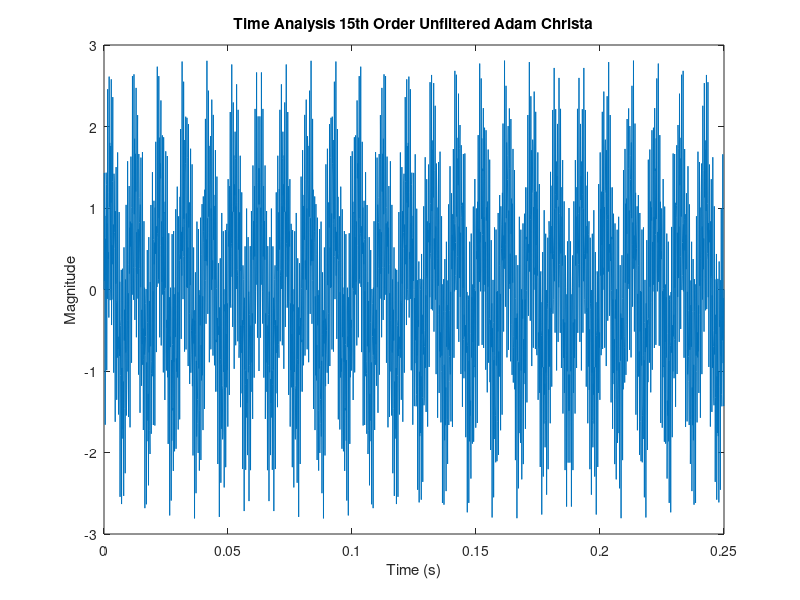
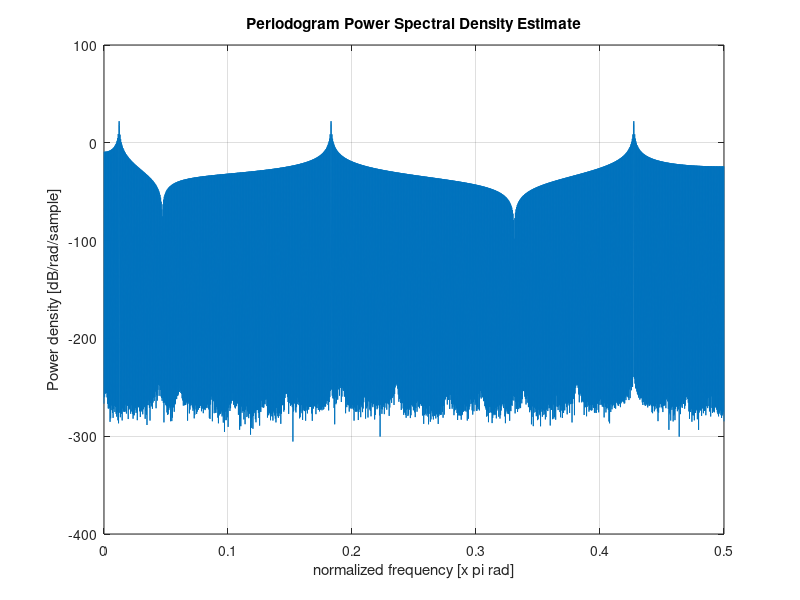
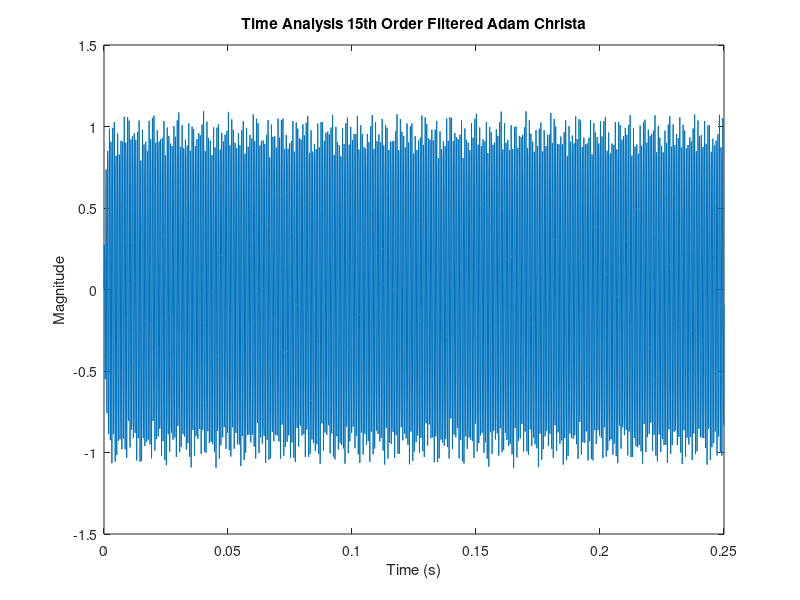
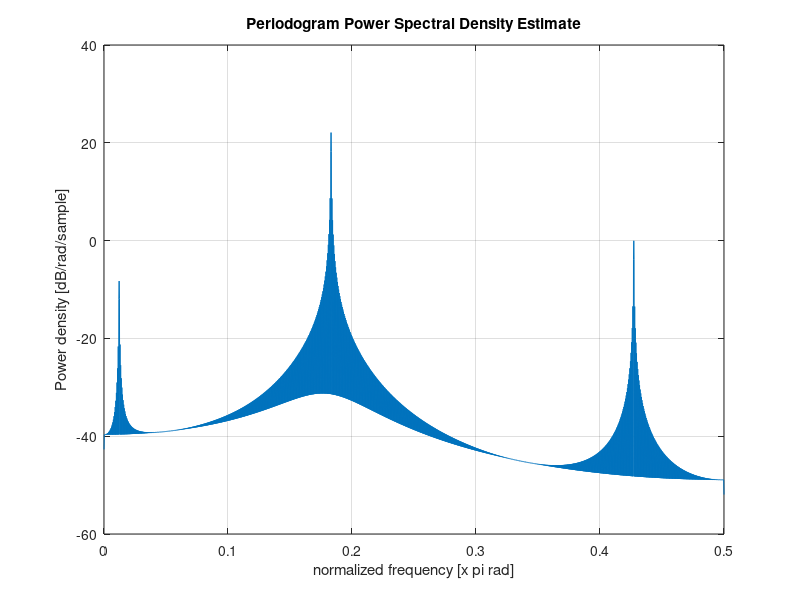

Reproduce these figures in MATLAB, in order.
%Steps of Project:
%Step 1- Create 3 input frequencies
%Step 2- Create a signal that is a mixture of the 3 signals
%Step 3- Create a bandpass filter that selects the center frequency
%Step 4- Output filtered signal which contains only middle frequency
%Step 5- Plot in time/freq domain the original and filtered signal
%for butterworth order 1 and 15

fs = 8192; % Sampling frequency
dt = 1/fs;
StopTime = 0.25;
t = (0:dt:StopTime); % time vector for all time analysis plots
frequency_vector = [100 1500 3500]; % a vector of frequencies used
data1 = sin(2*pi*frequency_vector(1)*t);
data2 = sin(2*pi*frequency_vector(2)*t);
data3 = sin(2*pi*frequency_vector(3)*t);

data4 = data1 + data2 + data3; % summing of sinusoids

fc = [1200 1800]; % low and high frequency in bandpass filter
[b,a] = butter(15,fc/(fs/2), 'bandpass'); % creation of 15th order butterworth bandpass filter coefficients
[b2,a2] = butter(1, fc/(fs/2), 'bandpass');% creation of 1st order butterworth bandpass filter coefficients
data6 = filter(b2,a2, data4); % applying the filter to the summed sinusoid
data5 = filter(b,a, data4); % applying the filter to the summed sinusoid

% ALL BELOW IS PLOTTING OF THE TIME ANALYSIS, PERIODOGRAM, AND FREQUENCY
% ANALYSIS
figure('NumberTitle', 'off', 'Name', 'Time Analysis 1st Order Unfiltered Adam Christa')
plot(t, data4);
title('Time Analysis 15th Order Unfiltered Adam Christa'); xlabel('Time (s)'); ylabel('Magnitude');
figure('NumberTitle', 'off', 'Name', 'Periodogram Analysis 1st Order Unfiltered Adam Christa')
periodogram(data4)

figure('NumberTitle', 'off', 'Name', 'Time Analysis 1st Order Filtered Adam Christa')
plot(t, data6);
title('Time Analysis 15th Order Filtered Adam Christa'); xlabel('Time (s)'); ylabel('Magnitude');
figure('NumberTitle', 'off', 'Name', 'Periodogram Analysis 1st Order Filtered Adam Christa')
periodogram(data6)
figure('NumberTitle', 'off', 'Name', '1st Order Frequency Response Adam Christa')
freqz(b2,a2)


figure('NumberTitle', 'off', 'Name', 'Time Analysis 1st Order Unfiltered Adam Christa')
plot(t, data4);
title('Time Analysis 15th Order Unfiltered Adam Christa'); xlabel('Time (s)'); ylabel('Magnitude');
figure('NumberTitle', 'off', 'Name', 'Periodogram Analysis 15th Order Unfiltered Adam Christa')
periodogram(data4)

figure('NumberTitle', 'off', 'Name', 'Time Analysis 15th Order Filtered Adam Christa')
plot(t, data5);
title('Time Analysis 15th Order Filtered Adam Christa'); xlabel('Time (s)'); ylabel('Magnitude');
figure('NumberTitle', 'off', 'Name', 'Periodogram Analysis 15th Order Filtered Adam Christa')
periodogram(data5)
figure('NumberTitle', 'off', 'Name', '15th Order Frequency Response Adam Christa')
freqz(b,a)

